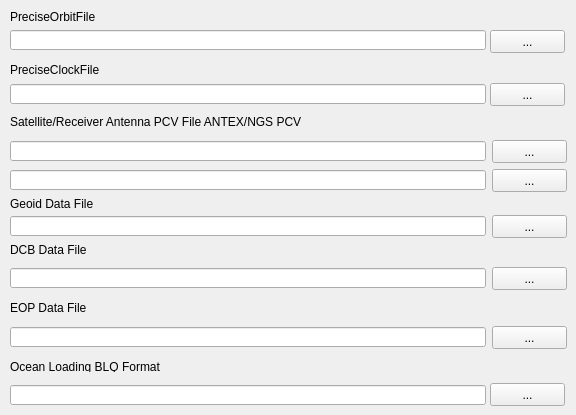
     <widget class="QWidget" name="tab">
      <attribute name="title">
       <string>Product</string>
      </attribute>
      <widget class="QPushButton" name="BtnSatPcvView_2">
       <property name="enabled">
        <bool>true</bool>
       </property>
       <property name="geometry">
        <rect>
         <x>458</x>
         <y>110</y>
         <width>28</width>
         <height>24</height>
        </rect>
       </property>
       <property name="sizePolicy">
        <sizepolicy hsizetype="Fixed" vsizetype="Fixed">
         <horstretch>0</horstretch>
         <verstretch>0</verstretch>
        </sizepolicy>
       </property>
       <property name="toolTip">
        <string/>
       </property>
       <property name="text">
        <string/>
       </property>
       <property name="icon">
        <iconset>
         <normaloff>:/buttons/doc.bmp</normaloff>:/buttons/doc.bmp</iconset>
       </property>
       <property name="flat">
        <bool>true</bool>
       </property>
      </widget>
      <widget class="QLabel" name="Label23_2">
       <property name="enabled">
        <bool>true</bool>
       </property>
       <property name="geometry">
        <rect>
         <x>10</x>
         <y>302</y>
         <width>442</width>
         <height>11</height>
        </rect>
       </property>
       <property name="toolTip">
        <string/>
       </property>
       <property name="text">
        <string>EOP Data File</string>
       </property>
      </widget>
      <widget class="QPushButton" name="BtnDCBFile_2">
       <property name="enabled">
        <bool>true</bool>
       </property>
       <property name="geometry">
        <rect>
         <x>492</x>
         <y>267</y>
         <width>75</width>
         <height>23</height>
        </rect>
       </property>
       <property name="toolTip">
        <string/>
       </property>
       <property name="text">
        <string>...</string>
       </property>
      </widget>
      <widget class="QPushButton" name="BtnOLFile_2">
       <property name="enabled">
        <bool>true</bool>
       </property>
       <property name="geometry">
        <rect>
         <x>490</x>
         <y>383</y>
         <width>75</width>
         <height>23</height>
        </rect>
       </property>
       <property name="toolTip">
        <string/>
       </property>
       <property name="text">
        <string>...</string>
       </property>
      </widget>
      <widget class="QPushButton" name="BtnGeoidDataFile_2">
       <property name="enabled">
        <bool>true</bool>
       </property>
       <property name="geometry">
        <rect>
         <x>492</x>
         <y>215</y>
         <width>75</width>
         <height>23</height>
        </rect>
       </property>
       <property name="toolTip">
        <string/>
       </property>
       <property name="text">
        <string>...</string>
       </property>
      </widget>
      <widget class="QPushButton" name="BtnDCBView_2">
       <property name="enabled">
        <bool>true</bool>
       </property>
       <property name="geometry">
        <rect>
         <x>492</x>
         <y>244</y>
         <width>75</width>
         <height>23</height>
        </rect>
       </property>
       <property name="toolTip">
        <string/>
       </property>
       <property name="text">
        <string/>
       </property>
       <property name="flat">
        <bool>true</bool>
       </property>
      </widget>
      <widget class="QLineEdit" name="DCBFile_2">
       <property name="enabled">
        <bool>true</bool>
       </property>
       <property name="geometry">
        <rect>
         <x>10</x>
         <y>268</y>
         <width>476</width>
         <height>20</height>
        </rect>
       </property>
       <property name="toolTip">
        <string/>
       </property>
       <property name="text">
        <string/>
       </property>
      </widget>
      <widget class="QLineEdit" name="SatPcvFile_2">
       <property name="enabled">
        <bool>true</bool>
       </property>
       <property name="geometry">
        <rect>
         <x>10</x>
         <y>141</y>
         <width>476</width>
         <height>20</height>
        </rect>
       </property>
       <property name="toolTip">
        <string/>
       </property>
       <property name="text">
        <string/>
       </property>
      </widget>
      <widget class="QPushButton" name="BtnAntPcvView_2">
       <property name="enabled">
        <bool>true</bool>
       </property>
       <property name="geometry">
        <rect>
         <x>492</x>
         <y>110</y>
         <width>28</width>
         <height>24</height>
        </rect>
       </property>
       <property name="sizePolicy">
        <sizepolicy hsizetype="Fixed" vsizetype="Fixed">
         <horstretch>0</horstretch>
         <verstretch>0</verstretch>
        </sizepolicy>
       </property>
       <property name="toolTip">
        <string/>
       </property>
       <property name="text">
        <string/>
       </property>
       <property name="icon">
        <iconset>
         <normaloff>:/buttons/doc.bmp</normaloff>:/buttons/doc.bmp</iconset>
       </property>
       <property name="flat">
        <bool>true</bool>
       </property>
      </widget>
      <widget class="QPushButton" name="BtnAntPcvFile_2">
       <property name="enabled">
        <bool>true</bool>
       </property>
       <property name="geometry">
        <rect>
         <x>492</x>
         <y>169</y>
         <width>75</width>
         <height>23</height>
        </rect>
       </property>
       <property name="toolTip">
        <string/>
       </property>
       <property name="text">
        <string>...</string>
       </property>
      </widget>
      <widget class="QLineEdit" name="GeoidDataFile_2">
       <property name="enabled">
        <bool>true</bool>
       </property>
       <property name="geometry">
        <rect>
         <x>10</x>
         <y>216</y>
         <width>476</width>
         <height>20</height>
        </rect>
       </property>
       <property name="toolTip">
        <string/>
       </property>
       <property name="text">
        <string/>
       </property>
      </widget>
      <widget class="QLabel" name="Label1_2">
       <property name="enabled">
        <bool>true</bool>
       </property>
       <property name="geometry">
        <rect>
         <x>10</x>
         <y>244</y>
         <width>442</width>
         <height>11</height>
        </rect>
       </property>
       <property name="toolTip">
        <string/>
       </property>
       <property name="text">
        <string>DCB Data File</string>
       </property>
      </widget>
      <widget class="QLabel" name="Label34_2">
       <property name="enabled">
        <bool>true</bool>
       </property>
       <property name="geometry">
        <rect>
         <x>10</x>
         <y>361</y>
         <width>442</width>
         <height>11</height>
        </rect>
       </property>
       <property name="toolTip">
        <string/>
       </property>
       <property name="text">
        <string>Ocean Loading BLQ Format</string>
       </property>
      </widget>
      <widget class="QLineEdit" name="OLFile_2">
       <property name="enabled">
        <bool>true</bool>
       </property>
       <property name="geometry">
        <rect>
         <x>10</x>
         <y>385</y>
         <width>476</width>
         <height>20</height>
        </rect>
       </property>
       <property name="toolTip">
        <string/>
       </property>
       <property name="text">
        <string/>
       </property>
      </widget>
      <widget class="QPushButton" name="BtnEOPView_2">
       <property name="enabled">
        <bool>true</bool>
       </property>
       <property name="geometry">
        <rect>
         <x>492</x>
         <y>302</y>
         <width>75</width>
         <height>23</height>
        </rect>
       </property>
       <property name="toolTip">
        <string/>
       </property>
       <property name="text">
        <string/>
       </property>
       <property name="flat">
        <bool>true</bool>
       </property>
      </widget>
      <widget class="QLabel" name="Label38_2">
       <property name="enabled">
        <bool>true</bool>
       </property>
       <property name="geometry">
        <rect>
         <x>10</x>
         <y>110</y>
         <width>442</width>
         <height>24</height>
        </rect>
       </property>
       <property name="toolTip">
        <string/>
       </property>
       <property name="text">
        <string>Satellite/Receiver Antenna PCV File ANTEX/NGS PCV</string>
       </property>
      </widget>
      <widget class="QPushButton" name="BtnEOPFile_2">
       <property name="enabled">
        <bool>true</bool>
       </property>
       <property name="geometry">
        <rect>
         <x>492</x>
         <y>326</y>
         <width>75</width>
         <height>23</height>
        </rect>
       </property>
       <property name="toolTip">
        <string/>
       </property>
       <property name="text">
        <string>...</string>
       </property>
      </widget>
      <widget class="QPushButton" name="BtnOLFileView_2">
       <property name="enabled">
        <bool>true</bool>
       </property>
       <property name="geometry">
        <rect>
         <x>492</x>
         <y>361</y>
         <width>75</width>
         <height>23</height>
        </rect>
       </property>
       <property name="toolTip">
        <string/>
       </property>
       <property name="text">
        <string/>
       </property>
       <property name="flat">
        <bool>true</bool>
       </property>
      </widget>
      <widget class="QLineEdit" name="AntPcvFile_2">
       <property name="enabled">
        <bool>true</bool>
       </property>
       <property name="geometry">
        <rect>
         <x>10</x>
         <y>170</y>
         <width>476</width>
         <height>20</height>
        </rect>
       </property>
       <property name="toolTip">
        <string/>
       </property>
       <property name="text">
        <string/>
       </property>
      </widget>
      <widget class="QLabel" name="Label48_2">
       <property name="enabled">
        <bool>true</bool>
       </property>
       <property name="geometry">
        <rect>
         <x>10</x>
         <y>198</y>
         <width>442</width>
         <height>11</height>
        </rect>
       </property>
       <property name="toolTip">
        <string/>
       </property>
       <property name="text">
        <string>Geoid Data File</string>
       </property>
      </widget>
      <widget class="QLineEdit" name="EOPFile_2">
       <property name="enabled">
        <bool>true</bool>
       </property>
       <property name="geometry">
        <rect>
         <x>10</x>
         <y>327</y>
         <width>476</width>
         <height>20</height>
        </rect>
       </property>
       <property name="toolTip">
        <string/>
       </property>
       <property name="text">
        <string/>
       </property>
      </widget>
      <widget class="QPushButton" name="BtnSatPcvFile_2">
       <property name="enabled">
        <bool>true</bool>
       </property>
       <property name="geometry">
        <rect>
         <x>492</x>
         <y>140</y>
         <width>75</width>
         <height>23</height>
        </rect>
       </property>
       <property name="toolTip">
        <string/>
       </property>
       <property name="text">
        <string>...</string>
       </property>
      </widget>
      <widget class="QLineEdit" name="ClockFile">
       <property name="enabled">
        <bool>true</bool>
       </property>
       <property name="geometry">
        <rect>
         <x>10</x>
         <y>84</y>
         <width>476</width>
         <height>20</height>
        </rect>
       </property>
       <property name="toolTip">
        <string/>
       </property>
       <property name="text">
        <string/>
       </property>
      </widget>
      <widget class="QPushButton" name="Clock">
       <property name="enabled">
        <bool>true</bool>
       </property>
       <property name="geometry">
        <rect>
         <x>490</x>
         <y>83</y>
         <width>75</width>
         <height>23</height>
        </rect>
       </property>
       <property name="toolTip">
        <string/>
       </property>
       <property name="text">
        <string>...</string>
       </property>
      </widget>
      <widget class="QLabel" name="Label38_3">
       <property name="enabled">
        <bool>true</bool>
       </property>
       <property name="geometry">
        <rect>
         <x>10</x>
         <y>58</y>
         <width>442</width>
         <height>24</height>
        </rect>
       </property>
       <property name="toolTip">
        <string/>
       </property>
       <property name="text">
        <string>PreciseClockFile</string>
       </property>
      </widget>
      <widget class="QPushButton" name="Orbit">
       <property name="enabled">
        <bool>true</bool>
       </property>
       <property name="geometry">
        <rect>
         <x>490</x>
         <y>30</y>
         <width>75</width>
         <height>23</height>
        </rect>
       </property>
       <property name="toolTip">
        <string/>
       </property>
       <property name="text">
        <string>...</string>
       </property>
      </widget>
      <widget class="QLabel" name="Label38_4">
       <property name="enabled">
        <bool>true</bool>
       </property>
       <property name="geometry">
        <rect>
         <x>10</x>
         <y>5</y>
         <width>442</width>
         <height>24</height>
        </rect>
       </property>
       <property name="toolTip">
        <string/>
       </property>
       <property name="text">
        <string>PreciseOrbitFile</string>
       </property>
      </widget>
      <widget class="QLineEdit" name="OrbitFile">
       <property name="enabled">
        <bool>true</bool>
       </property>
       <property name="geometry">
        <rect>
         <x>10</x>
         <y>30</y>
         <width>476</width>
         <height>20</height>
        </rect>
       </property>
       <property name="toolTip">
        <string/>
       </property>
       <property name="text">
        <string/>
       </property>
      </widget>
     </widget>
